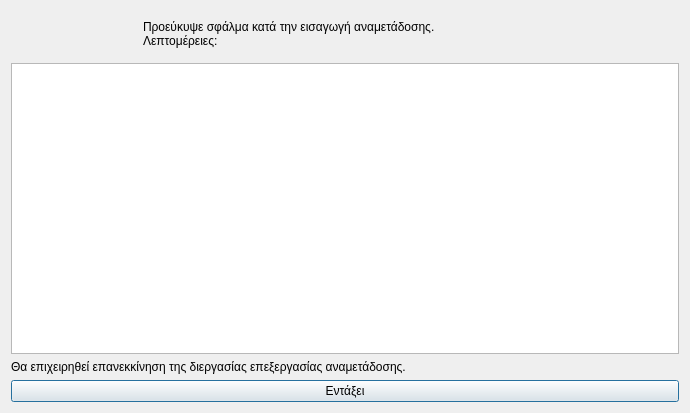
<?xml version="1.0" encoding="UTF-8"?>
<ui version="4.0">
 <class>Dialog</class>
 <widget class="QDialog" name="Dialog">
  <property name="geometry">
   <rect>
    <x>0</x>
    <y>0</y>
    <width>690</width>
    <height>413</height>
   </rect>
  </property>
  <property name="windowTitle">
   <string>Σφάλμα στην διεργασία εισαγωγής αναμετάδοσης</string>
  </property>
  <property name="windowIcon">
   <iconset resource="../../../icons.qrc">
    <normaloff>:/rest-windows/assets/images/rest-windows/information.png</normaloff>:/rest-windows/assets/images/rest-windows/information.png</iconset>
  </property>
  <layout class="QGridLayout" name="gridLayout">
   <item row="0" column="0">
    <widget class="QFrame" name="frame">
     <property name="styleSheet">
      <string notr="true">QFrame{border:0px;}</string>
     </property>
     <property name="frameShape">
      <enum>QFrame::StyledPanel</enum>
     </property>
     <property name="frameShadow">
      <enum>QFrame::Raised</enum>
     </property>
     <layout class="QHBoxLayout" name="horizontalLayout">
      <item>
       <widget class="QLabel" name="image_label">
        <property name="maximumSize">
         <size>
          <width>117</width>
          <height>117</height>
         </size>
        </property>
        <property name="text">
         <string/>
        </property>
        <property name="pixmap">
         <pixmap resource="../../../icons.qrc">:/rest-windows/assets/images/rest-windows/information.png</pixmap>
        </property>
        <property name="scaledContents">
         <bool>true</bool>
        </property>
       </widget>
      </item>
      <item>
       <widget class="QLabel" name="label">
        <property name="text">
         <string>Προεύκυψε σφάλμα κατά την εισαγωγή αναμετάδοσης.
Λεπτομέρειες:</string>
        </property>
        <property name="alignment">
         <set>Qt::AlignJustify|Qt::AlignVCenter</set>
        </property>
       </widget>
      </item>
     </layout>
    </widget>
   </item>
   <item row="3" column="0">
    <widget class="QPushButton" name="ok">
     <property name="text">
      <string>Εντάξει</string>
     </property>
     <property name="icon">
      <iconset resource="../../../icons.qrc">
       <normaloff>:/rest-windows/assets/images/rest-windows/ok.png</normaloff>:/rest-windows/assets/images/rest-windows/ok.png</iconset>
     </property>
    </widget>
   </item>
   <item row="1" column="0">
    <widget class="QPlainTextEdit" name="details"/>
   </item>
   <item row="2" column="0">
    <widget class="QLabel" name="label_2">
     <property name="text">
      <string>Θα επιχειρηθεί επανεκκίνηση της διεργασίας επεξεργασίας αναμετάδοσης.</string>
     </property>
     <property name="alignment">
      <set>Qt::AlignJustify|Qt::AlignVCenter</set>
     </property>
    </widget>
   </item>
  </layout>
 </widget>
 <tabstops>
  <tabstop>details</tabstop>
  <tabstop>ok</tabstop>
 </tabstops>
 <resources>
  <include location="../../../icons.qrc"/>
  <include location="../../../icons.qrc"/>
  <include location="../../../icons.qrc"/>
  <include location="../../../icons.qrc"/>
 </resources>
 <connections/>
</ui>
